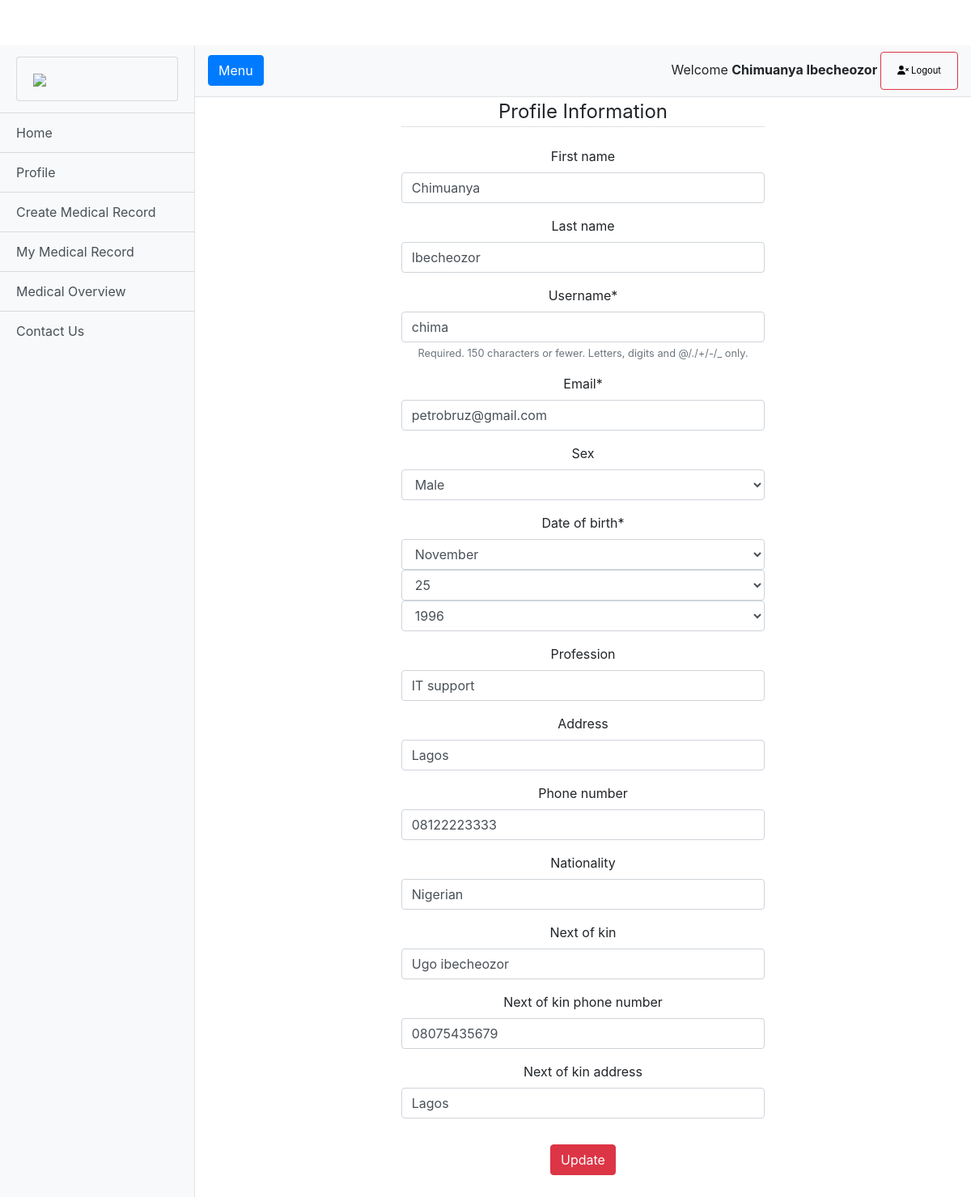
/accounts/profile/ (signed in), run on the app's committed database.
### accounts/models.py (models this page shows, shortened)
class Profile(models.Model):
    user = models.OneToOneField(User, on_delete=models.CASCADE)
    sex = models.CharField(choices=SEX_TYPE, null=True, blank=True, max_length=10)
    date_of_birth = models.DateField(null=True, blank=True)
    profession = models.CharField(null=True, blank=True, max_length=40)
    address = models.CharField(null=True, blank=True, max_length=50)
    phone_number = models.CharField(null=True, blank=True, max_length=20)
    Nationality = models.CharField(null=True, blank=True, max_length=20)
    next_of_kin = models.CharField(null=True, blank=True, max_length=40)
    next_of_kin_phone_number = models.CharField(null=True, blank=True, max_length=20)
    next_of_kin_address = models.CharField(null=True, blank=True, max_length=50)

### accounts/views.py (the view)
# urls.py: path('profile/', user_views.profile, name='profile'),
@login_required(login_url=reverse_lazy('login'))
def profile(request):
    if request.method == 'POST':
        u_form = UserUpdateForm(request.POST, instance=request.user)
        p_form = ProfileUpdateForm(request.POST, instance=request.user.profile)
        if u_form.is_valid and p_form.is_valid():
            u_form.save()
            p_form.save()
            sweetify.success(request, title='Account Updated', text='Your account has been updated!', icon='success', button='Ok', timer=3000)
            return redirect('home')
    else:
        u_form = UserUpdateForm(instance=request.user)
        p_form = ProfileUpdateForm(instance=request.user.profile)
    context = {
            'u_form': u_form,
            'p_form': p_form
    }
    return render(request, 'profile.html', context)

### accounts/forms.py
class UserUpdateForm(forms.ModelForm):
    email = forms.EmailField()
    class Meta:
        model = User
        fields = ['first_name', 'last_name', 'username', 'email']

class ProfileUpdateForm(forms.ModelForm):
    date_of_birth = forms.DateField(widget=forms.SelectDateWidget(years=YEARS))
    class Meta:
        model = Profile
        fields = ['sex', 'date_of_birth', 'profession', 'address', 'phone_number', 'Nationality', 'next_of_kin',
                  'next_of_kin_phone_number', 'next_of_kin_address']

### medicalapp/templatetags/is_already_applied.py (called while the page is built)
@register.filter(name='has_group')
def has_group(user, group_name):
    group = Group.objects.get(name=group_name)
    return True if group in user.groups.all() else False

### templates/profile.html (shortened to what this page needs)
{% extends 'base.html' %}
{% load crispy_forms_tags %}
{% load static %}
{% block content %}
{% include 'sidebar.html' %}
            <center>
                <div class="content-section col-md-6">
                    <form method="POST" enctype="multipart/form-data">
                        <fieldset class="form-group">
                            <legend class="border-bottom mb-4">Profile Information</legend>
                            {{ u_form|crispy }}
                            {{ p_form|crispy }}
                        </fieldset>
                        <div class="form-group">
                            <button class="btn btn-danger" type="submit">Update</button>
                        </div>
                    </form>
                </div>
            </center>
     </div>
</div>
{% endblock content %}

### templates/sidebar.html (shortened to what this page needs)
{% load static %}
{% load is_already_applied %}
 <div class="d-flex" id="wrapper">
    <div class="bg-light border-right" id="sidebar-wrapper">
      <div class="sidebar-heading">
          <a href="{% url 'home' %}" class="list-group-item list-group-item-action bg-light">
          <img style="width: 100%;" src="{% static 'img/healthpeople-41.jpg' %}">
          </a>
      </div>
      {% if user.is_authenticated %}
      <div class="list-group list-group-flush">
          <a href="{% url 'home' %}" class="list-group-item list-group-item-action bg-light">Home</a>
        <a href="{% url 'profile' %}" class="list-group-item list-group-item-action bg-light">Profile</a>
        <a href="{% url 'create-medical-record' %}" class="list-group-item list-group-item-action bg-light">Create Medical Record</a>
        <a href="{% url 'medical-record-list' %}" class="list-group-item list-group-item-action bg-light">My Medical Record</a>
        <a href="{% url 'pie-chart' %}" class="list-group-item list-group-item-action bg-light">Medical Overview</a>
        <a href="{% url 'contact' %}" class="list-group-item list-group-item-action bg-light">Contact Us</a>
      </div>
      {% endif %}
    </div>
    <div id="page-content-wrapper">
      <nav class="navbar navbar-expand-lg navbar-light bg-light border-bottom">
        <button class="btn btn-primary" id="menu-toggle">Menu</button>
        <div class="collapse navbar-collapse" id="navbarSupportedContent">
            <ul class="navbar-nav ml-auto mt-2 mt-lg-0">
            {% if user.is_authenticated %}
            <li class="nav-item">
               Welcome <b>{{ user.first_name }} {{user.last_name}} </b>
                <button type="button" style="font-size: 70%;" class="btn btn-outline-danger">
                  <a href="{% url 'logout' %}" class="nav-link" style="color:black;">
                      <i class="fa fa-user-times"></i> Logout
                  </a>
               </button>
            </li>
                {% endif %}
          </ul>
        </div>
      </nav>

### static/css/full-width-pics.css (style rules this page uses)
body { padding-top: 56px; }

### static/css/simple-sidebar.css (style rules this page uses)
body { overflow-x: hidden; }
#sidebar-wrapper { min-height: 180vh; margin-left: -15rem; -webkit-transition: margin .25s ease-out; -moz-transition: margin .25s ease-out; -o-transition: margin .25s ease-out; transition: margin .25s ease-out; }
#sidebar-wrapper .sidebar-heading { padding: 0.875rem 1.25rem; font-size: 1.2rem; }
#sidebar-wrapper .list-group { width: 15rem; }
#page-content-wrapper { min-width: 100vw; }
@media (min-width: 768px) { #sidebar-wrapper { margin-left: 0; height: 100%; } }
@media (min-width: 768px) { #page-content-wrapper { min-width: 0; width: 100%; } }

### data on the page
Profile: sex "Male", profession "IT support", address "Lagos", phone_number "08122223333", Nationality "Nigerian", next_of_kin "Ugo ibecheozor", next_of_kin_phone_number "08075435679", next_of_kin_address "Lagos"

### other printed values
{{ user.first_name }} "Chimuanya"
{{ user.last_name }} "Ibecheozor"
